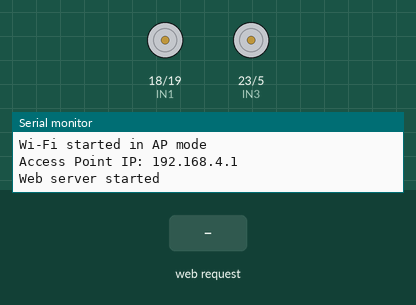
This sketch was run on a simulated ESP32. Parts: motor-driver pin pairs drawn as motors (green arrow = first pin HIGH = forward, orange = second pin HIGH = backward, longer = more drive, scaled by the enable pin), the last lines printed to the serial monitor. The test bench sets the inputs (shaded band).

Above: at 1.2 s.
1.3 s: HTTP request GET /forward received
At 1.8 s:
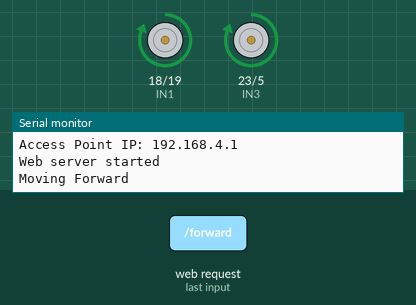
2.8 s: HTTP request GET /backward received
At 4.0 s:
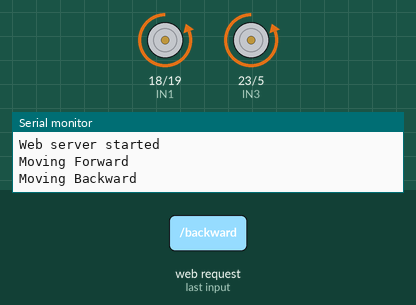
4.3 s: HTTP request GET /left received
At 5.3 s:
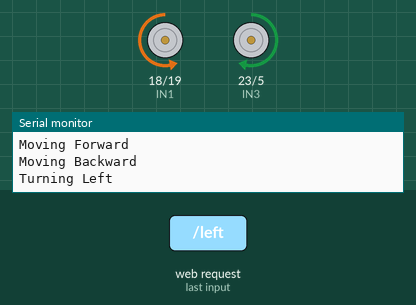
5.8 s: HTTP request GET /right received
At 6.4 s:
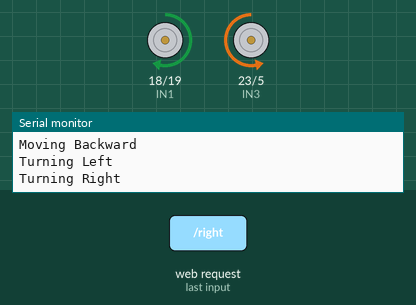
7.3 s: HTTP request GET /forward received
At 7.6 s:
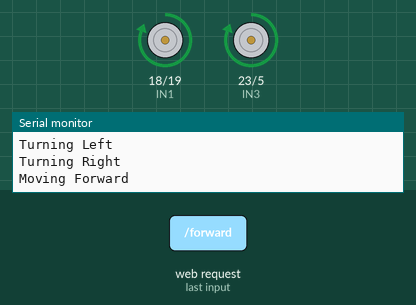
8.8 s: HTTP request GET /backward received
At 10.0 s:
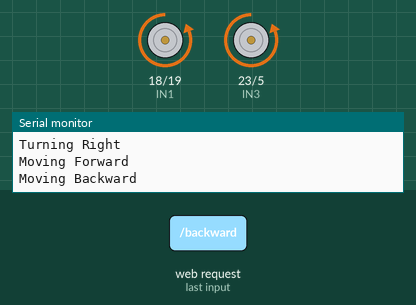
Timing chart, 0 to 11.3 s (numbered marks = the images above; inputs shaded):
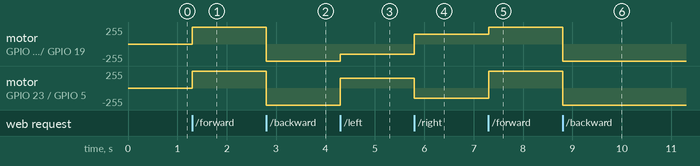

The sketch:

WIFI-CAR.ino
```cpp
#include <WiFi.h>
#include <WebServer.h>  // Include WebServer library

// Wi-Fi Credentials (used for Access Point)
const char* ssid = "ESP32-4WD";
const char* password = "12345678";

// Create a web server on port 80
WebServer server(80);

// Configure IP Address so it doesnt overried with school IP

IPAddress ip(192, 168, 5, 0);

// Motor pins
#define ENA 21  // PWM for left motors
#define ENB 22  // PWM for right motors
#define IN1 18  // Left motor forward
#define IN2 19  // Left motor backward
#define IN3 23  // Right motor forward
#define IN4 5   // Right motor backward

void setup() {
  // Setup motor control pins as outputs
  pinMode(ENA, OUTPUT);
  pinMode(ENB, OUTPUT);
  pinMode(IN1, OUTPUT);
  pinMode(IN2, OUTPUT);
  pinMode(IN3, OUTPUT);
  pinMode(IN4, OUTPUT);

  // Start Serial Monitor
  Serial.begin(115200);

  // Setting the IP Configuration

  WiFi.config(ip);

  // Start Wi-Fi in Access Point (AP) mode
  WiFi.softAP(ssid, password);
  Serial.println("Wi-Fi started in AP mode");

  // Print the IP address of the ESP32
  Serial.print("Access Point IP: ");
  Serial.println(WiFi.softAPIP());

  // Setup web server routes
  server.on("/", handleRoot);  // Main page
  server.on("/forward", moveForward);
  server.on("/backward", moveBackward);
  server.on("/left", turnLeft);
  server.on("/right", turnRight);
  server.on("/stop", stopMotors);

  // Start the web server
  server.begin();
  Serial.println("Web server started");
}

void loop() {
  // Handle web server requests
  server.handleClient();
}

// Web page for the car controls
void handleRoot() {
  String html = "<h1>ESP32 4WD Car Control</h1>"
                "<button onclick=\"location.href='/forward'\">Forward</button><br>"
                "<button onclick=\"location.href='/backward'\">Backward</button><br>"
                "<button onclick=\"location.href='/left'\">Left</button><br>"
                "<button onclick=\"location.href='/right'\">Right</button><br>"
                "<button onclick=\"location.href='/stop'\">Stop</button>";
  server.send(200, "text/html", html);
}

// Functions to control the motors
void moveForward() {
  digitalWrite(IN1, HIGH);
  digitalWrite(IN2, LOW);
  digitalWrite(IN3, HIGH);
  digitalWrite(IN4, LOW);
  analogWrite(ENA, 255);  // Full speed
  analogWrite(ENB, 255);
  Serial.println("Moving Forward");
  server.send(200, "text/html", "Moving Forward");
}

void moveBackward() {
  digitalWrite(IN1, LOW);
  digitalWrite(IN2, HIGH);
  digitalWrite(IN3, LOW);
  digitalWrite(IN4, HIGH);
  analogWrite(ENA, 255);
  analogWrite(ENB, 255);
  Serial.println("Moving Backward");
  server.send(200, "text/html", "Moving Backward");
}

void turnLeft() {
  digitalWrite(IN1, LOW);
  digitalWrite(IN2, HIGH);
  digitalWrite(IN3, HIGH);
  digitalWrite(IN4, LOW);
  analogWrite(ENA, 150);  // Moderate speed
  analogWrite(ENB, 150);
  Serial.println("Turning Left");
  server.send(200, "text/html", "Turning Left");
}

void turnRight() {
  digitalWrite(IN1, HIGH);
  digitalWrite(IN2, LOW);
  digitalWrite(IN3, LOW);
  digitalWrite(IN4, HIGH);
  analogWrite(ENA, 150);
  analogWrite(ENB, 150);
  Serial.println("Turning Right");
  server.send(200, "text/html", "Turning Right");
}

void stopMotors() {
  digitalWrite(IN1, LOW);
  digitalWrite(IN2, LOW);
  digitalWrite(IN3, LOW);
  digitalWrite(IN4, LOW);
  analogWrite(ENA, 0);
  analogWrite(ENB, 0);
  Serial.println("Motor Stopped");
  server.send(200, "text/html", "Motors Stopped");
}
```

Measured:
- after the input at 1.3 s, motor on GPIO 18 (IN1) / GPIO 19 (IN2), motor on GPIO 23 (IN3) / GPIO 5 (IN4): stopped → forward 255/255 at once
- after the input at 2.8 s, motor on GPIO 18 (IN1) / GPIO 19 (IN2), motor on GPIO 23 (IN3) / GPIO 5 (IN4): forward 255/255 → backward 255/255 at once
- after the input at 4.3 s, motor on GPIO 18 (IN1) / GPIO 19 (IN2): backward 255/255 → backward 150/255 at once; motor on GPIO 23 (IN3) / GPIO 5 (IN4): backward 255/255 → forward 150/255 at once
- after the input at 5.8 s, motor on GPIO 18 (IN1) / GPIO 19 (IN2): backward 150/255 → forward 150/255 at once; motor on GPIO 23 (IN3) / GPIO 5 (IN4): forward 150/255 → backward 150/255 at once
- after the input at 7.3 s, motor on GPIO 18 (IN1) / GPIO 19 (IN2): forward 150/255 → forward 255/255 at once; motor on GPIO 23 (IN3) / GPIO 5 (IN4): backward 150/255 → forward 255/255 at once
- after the input at 8.8 s, motor on GPIO 18 (IN1) / GPIO 19 (IN2), motor on GPIO 23 (IN3) / GPIO 5 (IN4): forward 255/255 → backward 255/255 at once
